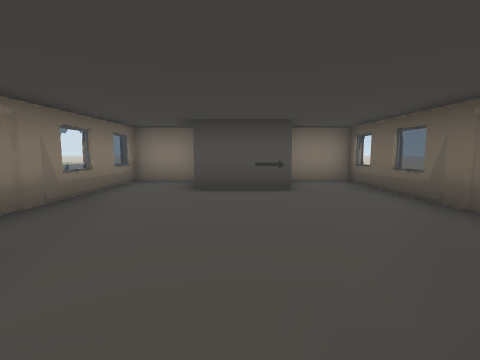
view 1 (above)

12 first-person views from a walk through a scene from a Unity 3-D project. The camera is 1.5 m above the floor, tilts 6° down and sees 85° across. Doors are open. The floor is counted in squares, 2 m on a side. Each view is taken from the middle of a square. On the plan, view 1 faces up. The plan holds only what a view shows up to about 9 squares ahead; the rest is blank. The place goes on beyond the plan. The player is left out. Some surface patterns are stand-ins.

view 2
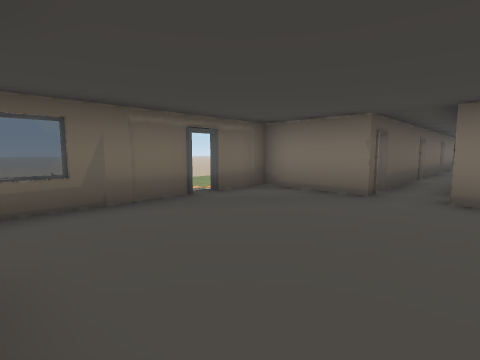

view 3
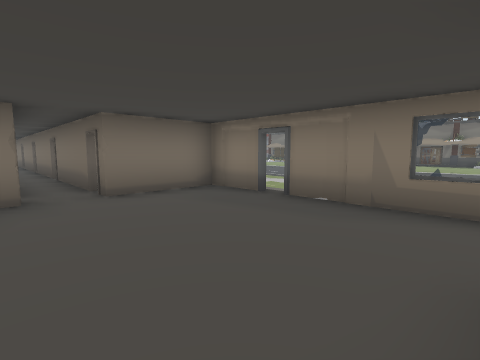

view 4
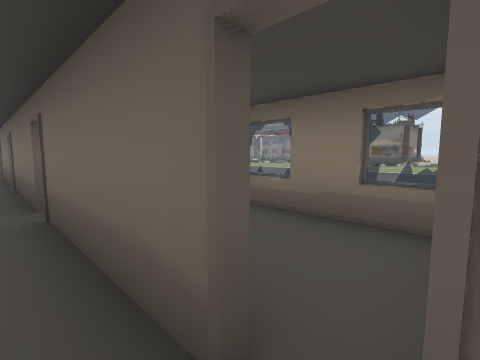

view 5
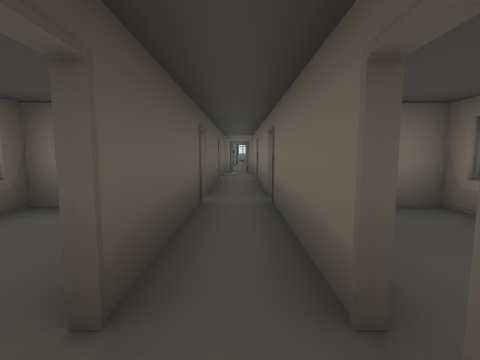

view 6
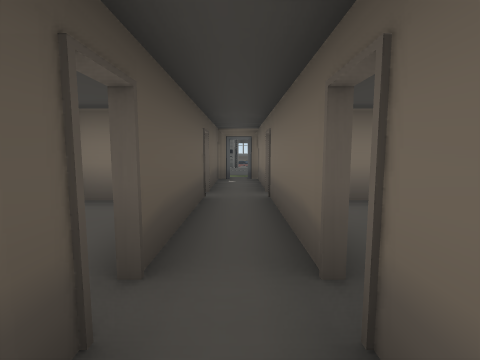

view 7
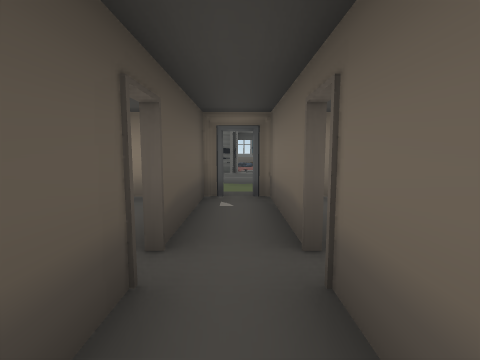

view 8
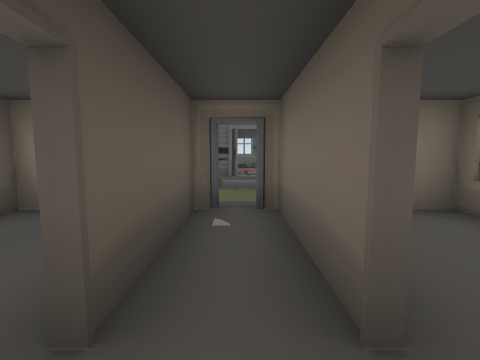

view 9
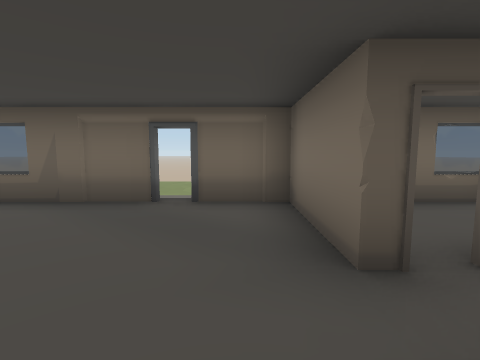

view 10
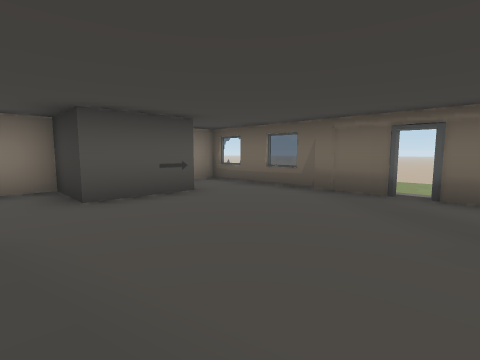

view 11
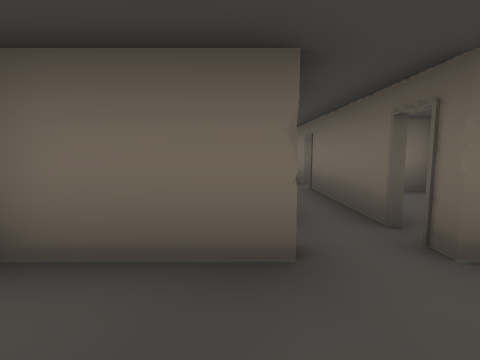

view 12
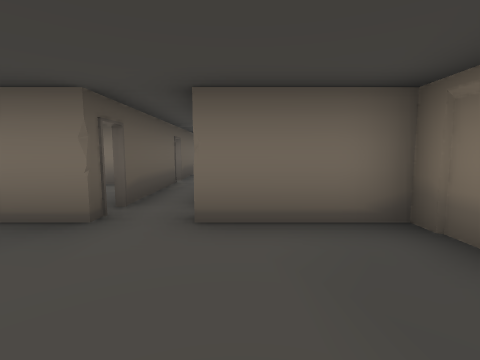

### Floor plan
Ten units are one square. View 1 is at (0, 0); x grows to the right and y downward. Boxes are objects, and circles mark ways between rooms. Rooms are numbered by the first view taken in them; rooms with no view inside come last. Other rooms are left out.
<svg viewBox="-35 -76 70 221">
<path fill="none" stroke="#000" d="M5 -2 30 -2 30 -17M-5 5 -5 36M-29 -2 -5 -2M-28 -18 -28 -1M6 36 6 5M30 -22 30 -71 14 -71M-5 40 -5 70M11 -54 -10 -54M6 70 6 40M-14 -71 -28 -71 -28 -22M-5 74 -5 105M6 105 6 74M-5 109 -5 135M6 135 6 109M-29 9 -28 23M-28 -1 -28 28M-28 32 -14 32M30 28 30 16M15 32 22 32M-28 60 -28 66 -21 66"/>
<circle cx="-10" cy="40" r="3" fill="#2a7"/>
<text x="0" y="0">1</text>
<text x="-20" y="10">2</text>
<text x="20" y="10">3</text>
<text x="-20" y="50">4</text>
</svg>
Room 1 opens to room 4.

Where each view was taken, in squares from view 1:
view 1: 0 up, 0 right, facing up
view 2: 5 up, 1 left, facing down-right
view 3: 5 up, 1 right, facing down-left
view 4: 0 up, 0 right, facing down-left
view 5: 3 down, 0 right, facing down
view 6: 6 down, 0 right, facing down
view 7: 9 down, 0 right, facing down
view 8: 10 down, 0 right, facing down
view 9: 1 up, 1 left, facing right
view 10: 1 up, 2 left, facing up-right
view 11: 2 up, 1 right, facing down
view 12: 3 up, 1 left, facing down
